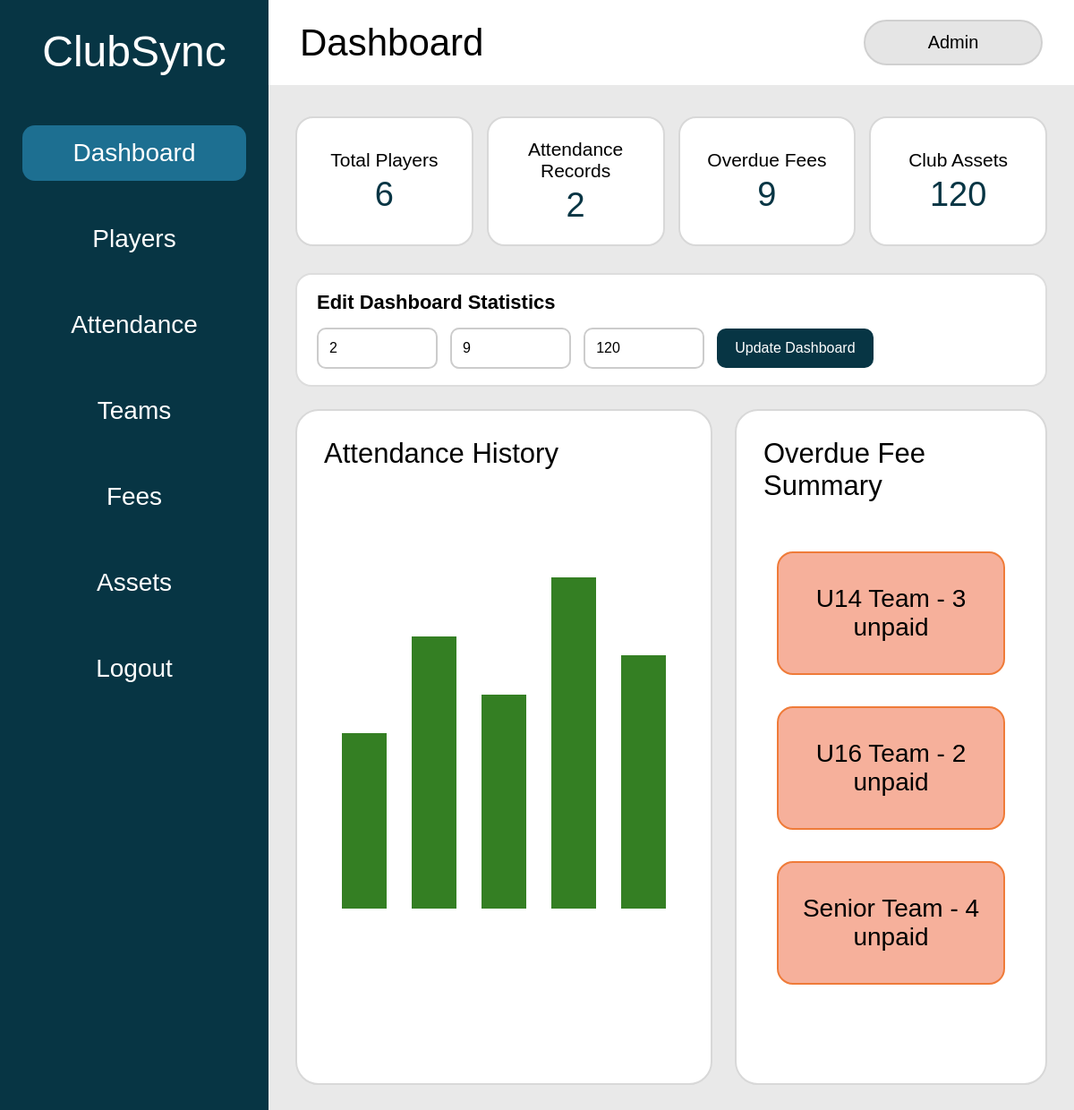
The page /dashboard (signed in) on the database as committed earlier.
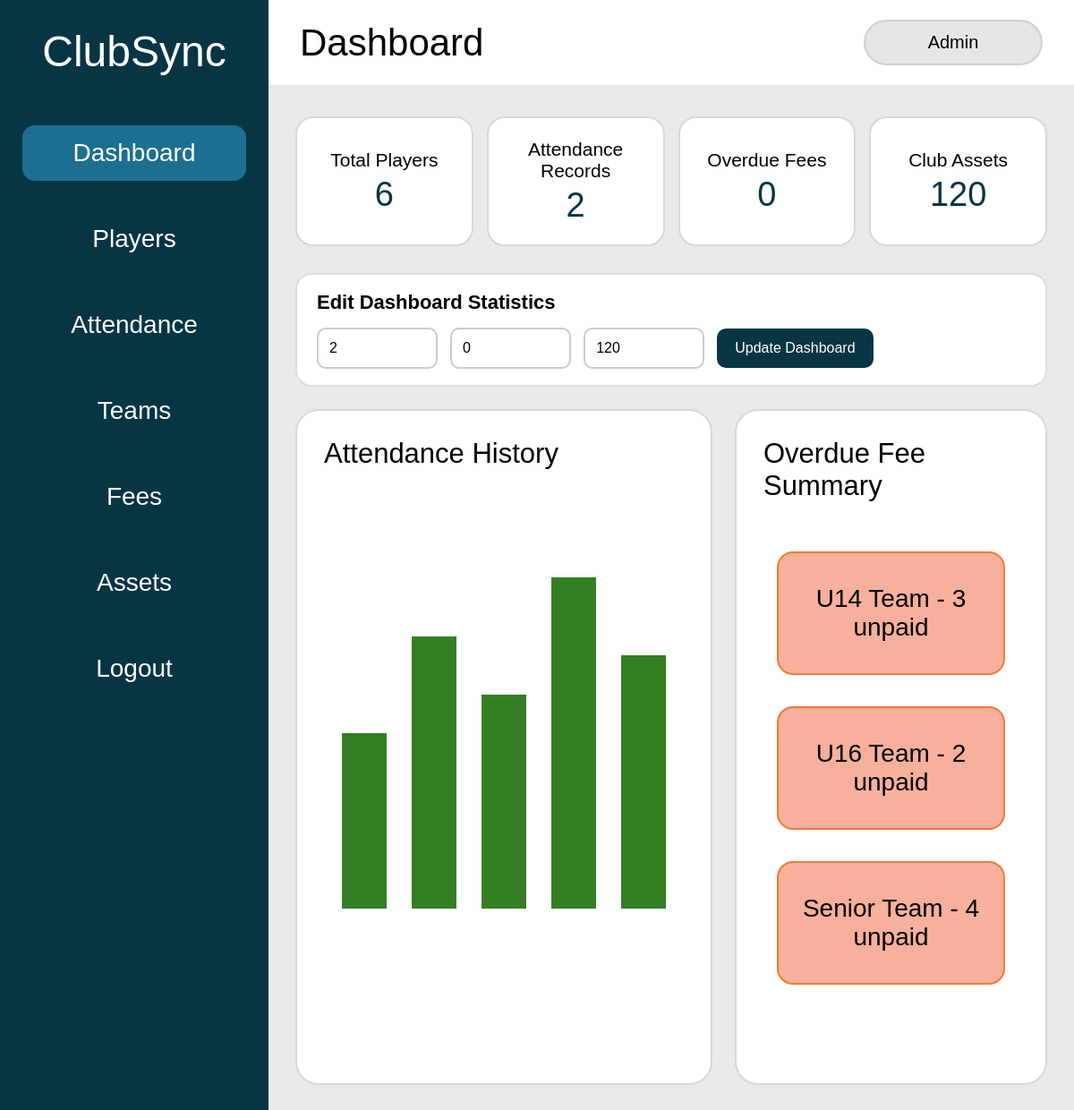
The same page on the database as committed later.
### tables this page shows
CREATE TABLE dashboard_stats (
    stat_id INTEGER PRIMARY KEY AUTOINCREMENT,
    total_players INTEGER NOT NULL,
    attendance_records INTEGER NOT NULL,
    overdue_fees INTEGER NOT NULL,
    club_assets INTEGER NOT NULL
);

### app.py (the view, shortened to what this page needs)
@app.route("/dashboard", methods=["GET", "POST"])
def dashboard():
    if "role" not in session:
        return redirect(url_for("login"))
    if session["role"] == "Viewer":
        return redirect(url_for("viewer"))
    stats = get_dashboard_stats()
    return render_template(
        "dashboard.html",
        stats=stats
    )

### app.py (called while the page is built)
def get_database_connection():
    connection = sqlite3.connect("clubsync.db")
    connection.row_factory = sqlite3.Row
    connection.execute("PRAGMA foreign_keys = ON")
    return connection

def get_dashboard_stats():
    connection = get_database_connection()
    stats = connection.execute("""
        SELECT
            (
                SELECT COUNT(*)
                FROM players
            ) AS total_players,

            (
                SELECT COUNT(*)
                FROM attendance
            ) AS attendance_records,

            overdue_fees,
            club_assets

        FROM dashboard_stats
        WHERE stat_id = 1
    """).fetchone()
    connection.close()
    return stats

### templates/dashboard.html (shortened to what this page needs)
<!DOCTYPE html>
<html>
<head>
    <link
        rel="stylesheet"
        href="{{ url_for('static', filename='css/style.css') }}"
    >
</head>
<body>
<div class="app-layout">
    <aside class="sidebar">
        <h1>ClubSync</h1>
        <nav>
            <a
                class="active"
                href="{{ url_for('dashboard') }}"
            >
                Dashboard
            </a>
            <a href="{{ url_for('players') }}">
                Players
            </a>
            <a href="{{ url_for('attendance') }}">
                Attendance
            </a>
            <a href="{{ url_for('teams') }}">
                Teams
            </a>
            <a href="{{ url_for('fees') }}">
                Fees
            </a>
            <a href="#">
                Assets
            </a>
            <a href="{{ url_for('logout') }}">
                Logout
            </a>
        </nav>
    </aside>
    <main class="main-content">
        <div class="top-bar">
            <div>
                <h2>Dashboard</h2>
            </div>
            <div class="user-box">
                {{ session["role"] }}
            </div>
        </div>
        <section class="summary-grid">
            <a
                href="{{ url_for('players') }}"
                class="summary-card summary-card-link"
            >
                <h3>Total Players</h3>
                <p>
                    {{ stats["total_players"] }}
                </p>
            </a>
            <a
                href="{{ url_for('attendance') }}"
                class="summary-card summary-card-link"
            >
                <h3>Attendance Records</h3>
                <p>
                    {{ stats["attendance_records"] }}
                </p>
            </a>
            <div class="summary-card">
                <h3>Overdue Fees</h3>
                <p>
                    {{ stats["overdue_fees"] }}
                </p>
            </div>
            <div class="summary-card">
                <h3>Club Assets</h3>
                <p>
                    {{ stats["club_assets"] }}
                </p>
            </div>
        </section>
        {% if session["role"] == "Admin" %}
        <form
            method="POST"
            class="edit-dashboard-form"
        >
            <h3>Edit Dashboard Statistics</h3>
            <input
                type="number"
                name="attendance_records"
                value="{{ stats['attendance_records'] }}"
                min="0"
                required
            >
            <input
                type="number"
                name="overdue_fees"
                value="{{ stats['overdue_fees'] }}"
                min="0"
                required
            >
            <input
                type="number"
                name="club_assets"
                value="{{ stats['club_assets'] }}"
                min="0"
                required
            >
            <button type="submit">
                Update Dashboard
            </button>
        </form>
        {% endif %}
        <section class="dashboard-sections">
            <div class="panel large-panel">
                <h3>Attendance History</h3>
                <div class="fake-chart">
                    <div style="height: 45%;"></div>
                    <div style="height: 70%;"></div>
                    <div style="height: 55%;"></div>
                    <div style="height: 85%;"></div>
                    <div style="height: 65%;"></div>
                </div>
            </div>
            <div class="panel">
                <h3>Overdue Fee Summary</h3>
                <ul class="fee-list">
                    <li>U14 Team - 3 unpaid</li>
                    <li>U16 Team - 2 unpaid</li>
                    <li>Senior Team - 4 unpaid</li>
                </ul>
            </div>
        </section>
    </main>
</div>
</body>
</html>

### static/css/style.css (style rules this page uses)
* { margin: 0; padding: 0; box-sizing: border-box; }
body { font-family: Arial, Helvetica, sans-serif; }
.app-layout { display: flex; min-height: 100vh; background: #e9e9e9; }
.sidebar { width: 300px; min-height: 100vh; background: #073544; color: white; padding: 30px 25px; flex-shrink: 0; }
.sidebar h1 { font-size: 48px; font-weight: 400; text-align: center; margin-bottom: 8px; }
.sidebar nav { margin-top: 55px; }
.sidebar nav a { display: block; color: white; text-decoration: none; padding: 15px; margin-bottom: 34px; border-radius: 14px; font-size: 28px; text-align: center; }
.sidebar nav a:hover, .sidebar nav a.active { background: #1d6f91; }
.main-content { flex: 1; min-width: 0; padding: 0 30px 30px; }
.top-bar { height: 95px; background: white; margin: 0 -30px 35px; padding: 20px 35px; display: flex; justify-content: space-between; align-items: center; }
.top-bar h2 { font-size: 42px; font-weight: 400; }
.user-box { background: #e5e5e5; border: 2px solid #d0d0d0; padding: 12px 28px; border-radius: 30px; font-size: 20px; text-align: center; min-width: 200px; }
.summary-grid { display: grid; grid-template-columns: repeat(4, 1fr); gap: 35px; margin-bottom: 30px; }
.summary-card { background: white; border: 2px solid #d8d8d8; border-radius: 20px; min-height: 145px; padding: 20px; display: flex; flex-direction: column; justify-content: center; align-items: center; text-align: center; }
.summary-card h3 { font-size: 27px; font-weight: 400; margin-bottom: 5px; }
.summary-card p { font-size: 38px; font-weight: 400; color: #073544; }
.summary-card-link { color: inherit; text-decoration: none; cursor: pointer; }
.edit-dashboard-form { background: white; border: 2px solid #ddd; border-radius: 18px; padding: 18px 22px; margin-bottom: 25px; }
.edit-dashboard-form h3 { font-size: 22px; margin-bottom: 15px; }
.edit-dashboard-form input { width: 17%; padding: 12px; margin-right: 10px; border: 2px solid #ccc; border-radius: 10px; font-size: 16px; }
.edit-dashboard-form button { padding: 13px 20px; border: none; border-radius: 10px; background: #073544; color: white; font-size: 16px; cursor: pointer; }
.dashboard-sections { display: grid; grid-template-columns: 1.15fr 1fr; gap: 25px; width: 100%; }
.panel { background: white; border: 2px solid #d8d8d8; border-radius: 26px; padding: 30px; min-height: 600px; }
.panel h3 { font-size: 31px; font-weight: 400; margin-bottom: 10px; }
.fake-chart { height: 500px; display: flex; align-items: flex-end; gap: 28px; padding: 45px 20px 20px; }
.fake-chart div { flex: 1; background: #347f23; min-width: 50px; }
.fee-list { list-style: none; padding: 45px 15px; margin: 0; }
.fee-list li { background: #f6b09b; border: 2px solid #ef7b39; border-radius: 18px; padding: 35px 25px; margin-bottom: 35px; text-align: center; font-size: 28px; }
@media (max-width: 1200px) { .summary-grid { gap: 15px; } }
@media (max-width: 1200px) { .summary-card h3 { font-size: 21px; } }
@media (max-width: 1200px) { .dashboard-sections { grid-template-columns: 1fr 1fr; } }
@media (max-width: 1200px) { .panel { min-height: 550px; } }

Rows that differ between the two databases and show on the page:
changed dashboard_stats: overdue_fees "9" → "0"
